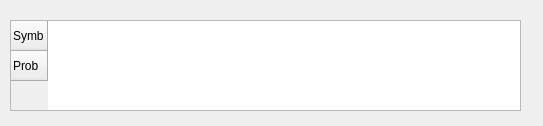
<?xml version="1.0" encoding="UTF-8"?>
<ui version="4.0">
 <class>NExtension</class>
 <widget class="QWidget" name="NExtension">
  <property name="geometry">
   <rect>
    <x>0</x>
    <y>0</y>
    <width>543</width>
    <height>126</height>
   </rect>
  </property>
  <property name="windowTitle">
   <string>Form</string>
  </property>
  <widget class="QTableWidget" name="nSolutionTable">
   <property name="geometry">
    <rect>
     <x>10</x>
     <y>20</y>
     <width>511</width>
     <height>91</height>
    </rect>
   </property>
   <property name="rowCount">
    <number>2</number>
   </property>
   <property name="columnCount">
    <number>0</number>
   </property>
   <attribute name="horizontalHeaderCascadingSectionResizes">
    <bool>true</bool>
   </attribute>
   <attribute name="horizontalHeaderDefaultSectionSize">
    <number>95</number>
   </attribute>
   <attribute name="horizontalHeaderMinimumSectionSize">
    <number>50</number>
   </attribute>
   <attribute name="verticalHeaderCascadingSectionResizes">
    <bool>false</bool>
   </attribute>
   <attribute name="verticalHeaderMinimumSectionSize">
    <number>30</number>
   </attribute>
   <attribute name="verticalHeaderShowSortIndicator" stdset="0">
    <bool>false</bool>
   </attribute>
   <row>
    <property name="text">
     <string>Symb</string>
    </property>
   </row>
   <row>
    <property name="text">
     <string>Prob</string>
    </property>
   </row>
  </widget>
 </widget>
 <resources/>
 <connections/>
</ui>
